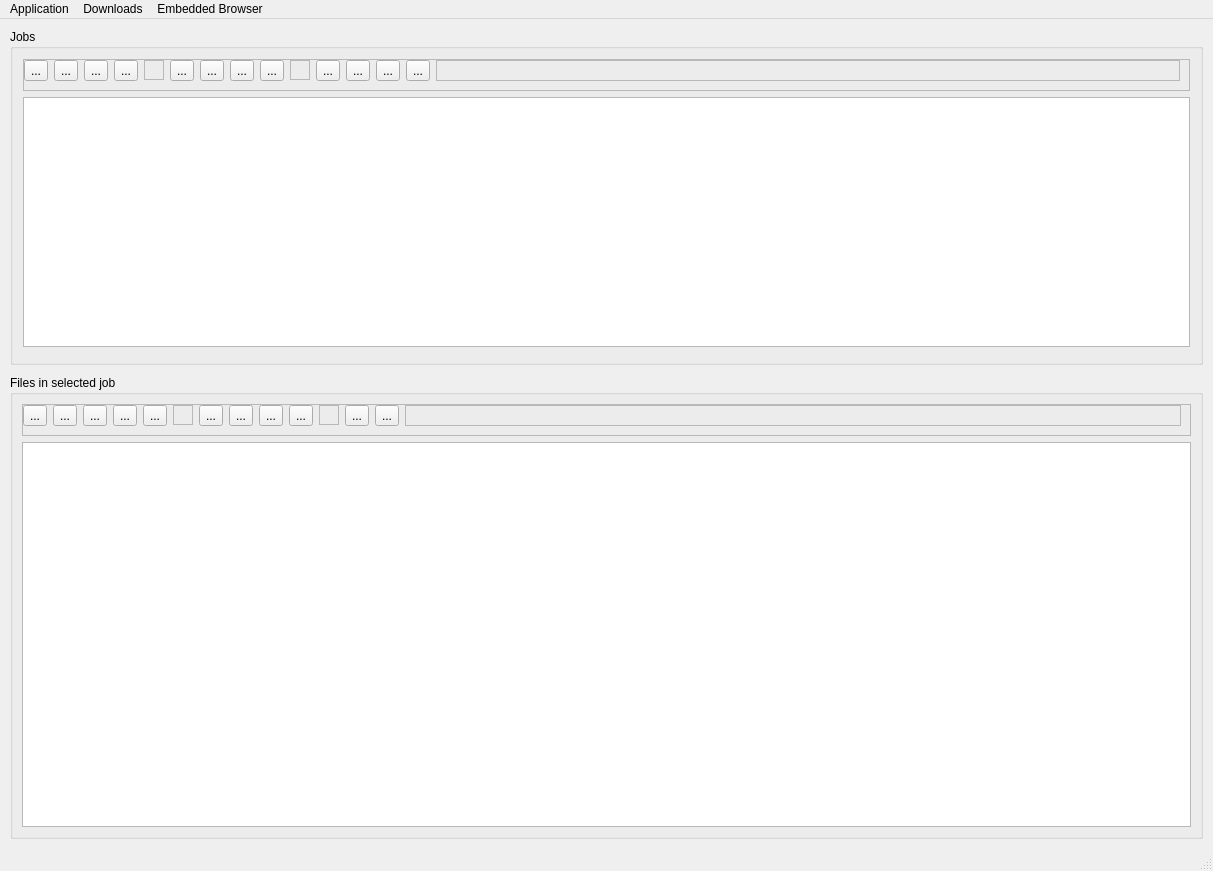
<?xml version="1.0" encoding="UTF-8"?>
<ui version="4.0">
 <class>AoGetMainWindow</class>
 <widget class="QMainWindow" name="AoGetMainWindow">
  <property name="geometry">
   <rect>
    <x>0</x>
    <y>0</y>
    <width>1213</width>
    <height>871</height>
   </rect>
  </property>
  <property name="windowTitle">
   <string>AOGet Beta</string>
  </property>
  <property name="windowIcon">
   <iconset>
    <normaloff>../resources/icons/download.svg</normaloff>../resources/icons/download.svg</iconset>
  </property>
  <widget class="QWidget" name="centralwidget">
   <layout class="QVBoxLayout" name="verticalLayout_2" stretch="42,58">
    <property name="spacing">
     <number>10</number>
    </property>
    <property name="leftMargin">
     <number>10</number>
    </property>
    <property name="topMargin">
     <number>10</number>
    </property>
    <property name="rightMargin">
     <number>10</number>
    </property>
    <property name="bottomMargin">
     <number>10</number>
    </property>
    <item>
     <widget class="QGroupBox" name="groupBox_Jobs">
      <property name="toolTip">
       <string/>
      </property>
      <property name="title">
       <string>Jobs</string>
      </property>
      <property name="alignment">
       <set>Qt::AlignLeading|Qt::AlignLeft|Qt::AlignTop</set>
      </property>
      <property name="flat">
       <bool>false</bool>
      </property>
      <property name="checkable">
       <bool>false</bool>
      </property>
      <layout class="QVBoxLayout" name="verticalLayout_3">
       <property name="sizeConstraint">
        <enum>QLayout::SetMaximumSize</enum>
       </property>
       <property name="leftMargin">
        <number>10</number>
       </property>
       <property name="topMargin">
        <number>10</number>
       </property>
       <property name="rightMargin">
        <number>10</number>
       </property>
       <property name="bottomMargin">
        <number>15</number>
       </property>
       <item>
        <widget class="QFrame" name="frame_2">
         <property name="frameShape">
          <enum>QFrame::StyledPanel</enum>
         </property>
         <property name="frameShadow">
          <enum>QFrame::Raised</enum>
         </property>
         <layout class="QHBoxLayout" name="horizontalLayout_2">
          <property name="leftMargin">
           <number>0</number>
          </property>
          <property name="topMargin">
           <number>0</number>
          </property>
          <item>
           <widget class="QToolButton" name="btnJobStart">
            <property name="toolTip">
             <string>Start / resume downloading all files</string>
            </property>
            <property name="text">
             <string>...</string>
            </property>
            <property name="icon">
             <iconset>
              <normaloff>../resources/icons/play.svg</normaloff>../resources/icons/play.svg</iconset>
            </property>
            <property name="iconSize">
             <size>
              <width>40</width>
              <height>22</height>
             </size>
            </property>
           </widget>
          </item>
          <item>
           <widget class="QToolButton" name="btnJobStop">
            <property name="toolTip">
             <string>Stop downloading all files</string>
            </property>
            <property name="text">
             <string>...</string>
            </property>
            <property name="icon">
             <iconset>
              <normaloff>../resources/icons/octagon.svg</normaloff>../resources/icons/octagon.svg</iconset>
            </property>
            <property name="iconSize">
             <size>
              <width>40</width>
              <height>22</height>
             </size>
            </property>
           </widget>
          </item>
          <item>
           <widget class="QToolButton" name="btnJobThreadsPlus">
            <property name="toolTip">
             <string>Increment download threads for the selected job</string>
            </property>
            <property name="text">
             <string>...</string>
            </property>
            <property name="icon">
             <iconset>
              <normaloff>../resources/icons/trending-up.svg</normaloff>../resources/icons/trending-up.svg</iconset>
            </property>
            <property name="iconSize">
             <size>
              <width>40</width>
              <height>22</height>
             </size>
            </property>
           </widget>
          </item>
          <item>
           <widget class="QToolButton" name="btnJobThreadsMinus">
            <property name="toolTip">
             <string>Decrement download threads for the selected job (minimum is 1)</string>
            </property>
            <property name="text">
             <string>...</string>
            </property>
            <property name="icon">
             <iconset>
              <normaloff>../resources/icons/trending-down.svg</normaloff>../resources/icons/trending-down.svg</iconset>
            </property>
            <property name="iconSize">
             <size>
              <width>40</width>
              <height>22</height>
             </size>
            </property>
           </widget>
          </item>
          <item>
           <widget class="QFrame" name="frame_4">
            <property name="sizePolicy">
             <sizepolicy hsizetype="Fixed" vsizetype="Fixed">
              <horstretch>0</horstretch>
              <verstretch>0</verstretch>
             </sizepolicy>
            </property>
            <property name="minimumSize">
             <size>
              <width>20</width>
              <height>0</height>
             </size>
            </property>
            <property name="maximumSize">
             <size>
              <width>20</width>
              <height>20</height>
             </size>
            </property>
            <property name="baseSize">
             <size>
              <width>20</width>
              <height>0</height>
             </size>
            </property>
            <property name="frameShape">
             <enum>QFrame::StyledPanel</enum>
            </property>
            <property name="frameShadow">
             <enum>QFrame::Raised</enum>
            </property>
           </widget>
          </item>
          <item>
           <widget class="QToolButton" name="btnJobCreate">
            <property name="toolTip">
             <string>Create new job...</string>
            </property>
            <property name="text">
             <string>...</string>
            </property>
            <property name="icon">
             <iconset>
              <normaloff>../resources/icons/file-plus.svg</normaloff>../resources/icons/file-plus.svg</iconset>
            </property>
            <property name="iconSize">
             <size>
              <width>40</width>
              <height>22</height>
             </size>
            </property>
           </widget>
          </item>
          <item>
           <widget class="QToolButton" name="btnJobEdit">
            <property name="toolTip">
             <string>Edit job...</string>
            </property>
            <property name="text">
             <string>...</string>
            </property>
            <property name="icon">
             <iconset>
              <normaloff>../resources/icons/edit.svg</normaloff>../resources/icons/edit.svg</iconset>
            </property>
            <property name="iconSize">
             <size>
              <width>40</width>
              <height>22</height>
             </size>
            </property>
           </widget>
          </item>
          <item>
           <widget class="QToolButton" name="btnJobRemoveFromList">
            <property name="toolTip">
             <string>Delete job</string>
            </property>
            <property name="text">
             <string>...</string>
            </property>
            <property name="icon">
             <iconset>
              <normaloff>../resources/icons/x.svg</normaloff>../resources/icons/x.svg</iconset>
            </property>
            <property name="iconSize">
             <size>
              <width>40</width>
              <height>22</height>
             </size>
            </property>
           </widget>
          </item>
          <item>
           <widget class="QToolButton" name="btnJobRemove">
            <property name="toolTip">
             <string>Delete job, files included</string>
            </property>
            <property name="text">
             <string>...</string>
            </property>
            <property name="icon">
             <iconset>
              <normaloff>../resources/icons/trash-2.svg</normaloff>../resources/icons/trash-2.svg</iconset>
            </property>
            <property name="iconSize">
             <size>
              <width>40</width>
              <height>22</height>
             </size>
            </property>
           </widget>
          </item>
          <item>
           <widget class="QFrame" name="frame_3">
            <property name="sizePolicy">
             <sizepolicy hsizetype="Fixed" vsizetype="Fixed">
              <horstretch>0</horstretch>
              <verstretch>0</verstretch>
             </sizepolicy>
            </property>
            <property name="minimumSize">
             <size>
              <width>20</width>
              <height>0</height>
             </size>
            </property>
            <property name="maximumSize">
             <size>
              <width>20</width>
              <height>20</height>
             </size>
            </property>
            <property name="baseSize">
             <size>
              <width>20</width>
              <height>0</height>
             </size>
            </property>
            <property name="frameShape">
             <enum>QFrame::StyledPanel</enum>
            </property>
            <property name="frameShadow">
             <enum>QFrame::Raised</enum>
            </property>
           </widget>
          </item>
          <item>
           <widget class="QToolButton" name="btnJobOpenLink">
            <property name="toolTip">
             <string>Open page in browser from which links were taken...</string>
            </property>
            <property name="text">
             <string>...</string>
            </property>
            <property name="icon">
             <iconset>
              <normaloff>../resources/icons/external-link.svg</normaloff>../resources/icons/external-link.svg</iconset>
            </property>
            <property name="iconSize">
             <size>
              <width>40</width>
              <height>22</height>
             </size>
            </property>
           </widget>
          </item>
          <item>
           <widget class="QToolButton" name="btnJobHealthCheck">
            <property name="toolTip">
             <string>Run disk integrity check. Will cross-check local file-size with remote file-size if the remote size was determined already.</string>
            </property>
            <property name="text">
             <string>...</string>
            </property>
            <property name="icon">
             <iconset>
              <normaloff>../resources/icons/activity.svg</normaloff>../resources/icons/activity.svg</iconset>
            </property>
            <property name="iconSize">
             <size>
              <width>40</width>
              <height>22</height>
             </size>
            </property>
           </widget>
          </item>
          <item>
           <widget class="QToolButton" name="btnJobImport">
            <property name="toolTip">
             <string>Import a job...</string>
            </property>
            <property name="text">
             <string>...</string>
            </property>
            <property name="icon">
             <iconset>
              <normaloff>../resources/icons/log-in.svg</normaloff>../resources/icons/log-in.svg</iconset>
            </property>
            <property name="iconSize">
             <size>
              <width>40</width>
              <height>22</height>
             </size>
            </property>
           </widget>
          </item>
          <item>
           <widget class="QToolButton" name="btnJobExport">
            <property name="toolTip">
             <string>Export a job...</string>
            </property>
            <property name="text">
             <string>...</string>
            </property>
            <property name="icon">
             <iconset>
              <normaloff>../resources/icons/log-out.svg</normaloff>../resources/icons/log-out.svg</iconset>
            </property>
            <property name="iconSize">
             <size>
              <width>40</width>
              <height>22</height>
             </size>
            </property>
           </widget>
          </item>
          <item>
           <widget class="QFrame" name="frame_5">
            <property name="frameShape">
             <enum>QFrame::StyledPanel</enum>
            </property>
            <property name="frameShadow">
             <enum>QFrame::Raised</enum>
            </property>
           </widget>
          </item>
         </layout>
        </widget>
       </item>
       <item>
        <widget class="QTableWidget" name="tblJobs">
         <property name="editTriggers">
          <set>QAbstractItemView::NoEditTriggers</set>
         </property>
         <property name="sortingEnabled">
          <bool>true</bool>
         </property>
        </widget>
       </item>
      </layout>
     </widget>
    </item>
    <item>
     <widget class="QGroupBox" name="groupBox_Files">
      <property name="title">
       <string>Files in selected job</string>
      </property>
      <layout class="QVBoxLayout" name="verticalLayout" stretch="2,10">
       <property name="sizeConstraint">
        <enum>QLayout::SetDefaultConstraint</enum>
       </property>
       <item>
        <widget class="QFrame" name="frame_FilesToolbox">
         <property name="sizePolicy">
          <sizepolicy hsizetype="MinimumExpanding" vsizetype="Fixed">
           <horstretch>1</horstretch>
           <verstretch>1</verstretch>
          </sizepolicy>
         </property>
         <property name="frameShape">
          <enum>QFrame::StyledPanel</enum>
         </property>
         <property name="frameShadow">
          <enum>QFrame::Raised</enum>
         </property>
         <layout class="QHBoxLayout" name="horizontalLayout">
          <property name="leftMargin">
           <number>0</number>
          </property>
          <property name="topMargin">
           <number>0</number>
          </property>
          <item>
           <widget class="QToolButton" name="btnFileStartDownload">
            <property name="toolTip">
             <string>Start / resume download</string>
            </property>
            <property name="text">
             <string>...</string>
            </property>
            <property name="icon">
             <iconset>
              <normaloff>../resources/icons/play.svg</normaloff>../resources/icons/play.svg</iconset>
            </property>
            <property name="iconSize">
             <size>
              <width>40</width>
              <height>22</height>
             </size>
            </property>
           </widget>
          </item>
          <item>
           <widget class="QToolButton" name="btnFileStopDownload">
            <property name="toolTip">
             <string>Stop download</string>
            </property>
            <property name="text">
             <string>...</string>
            </property>
            <property name="icon">
             <iconset>
              <normaloff>../resources/icons/octagon.svg</normaloff>../resources/icons/octagon.svg</iconset>
            </property>
            <property name="iconSize">
             <size>
              <width>40</width>
              <height>22</height>
             </size>
            </property>
           </widget>
          </item>
          <item>
           <widget class="QToolButton" name="btnFileRedownload">
            <property name="toolTip">
             <string>Remove from list, don't touch disk</string>
            </property>
            <property name="text">
             <string>...</string>
            </property>
            <property name="icon">
             <iconset>
              <normaloff>../resources/icons/refresh-ccw.svg</normaloff>../resources/icons/refresh-ccw.svg</iconset>
            </property>
            <property name="iconSize">
             <size>
              <width>40</width>
              <height>22</height>
             </size>
            </property>
           </widget>
          </item>
          <item>
           <widget class="QToolButton" name="btnFileRemoveFromList">
            <property name="toolTip">
             <string>Remove from list, don't touch disk</string>
            </property>
            <property name="text">
             <string>...</string>
            </property>
            <property name="icon">
             <iconset>
              <normaloff>../resources/icons/x.svg</normaloff>../resources/icons/x.svg</iconset>
            </property>
            <property name="iconSize">
             <size>
              <width>40</width>
              <height>22</height>
             </size>
            </property>
           </widget>
          </item>
          <item>
           <widget class="QToolButton" name="btnFileRemove">
            <property name="toolTip">
             <string>Remove from list and disk</string>
            </property>
            <property name="text">
             <string>...</string>
            </property>
            <property name="icon">
             <iconset>
              <normaloff>../resources/icons/trash-2.svg</normaloff>../resources/icons/trash-2.svg</iconset>
            </property>
            <property name="iconSize">
             <size>
              <width>40</width>
              <height>22</height>
             </size>
            </property>
           </widget>
          </item>
          <item>
           <widget class="QFrame" name="frame_6">
            <property name="sizePolicy">
             <sizepolicy hsizetype="Fixed" vsizetype="Fixed">
              <horstretch>0</horstretch>
              <verstretch>0</verstretch>
             </sizepolicy>
            </property>
            <property name="minimumSize">
             <size>
              <width>20</width>
              <height>20</height>
             </size>
            </property>
            <property name="maximumSize">
             <size>
              <width>20</width>
              <height>20</height>
             </size>
            </property>
            <property name="frameShape">
             <enum>QFrame::StyledPanel</enum>
            </property>
            <property name="frameShadow">
             <enum>QFrame::Raised</enum>
            </property>
           </widget>
          </item>
          <item>
           <widget class="QToolButton" name="btnFileDetails">
            <property name="toolTip">
             <string>Show details / history...</string>
            </property>
            <property name="text">
             <string>...</string>
            </property>
            <property name="icon">
             <iconset>
              <normaloff>../resources/icons/list.svg</normaloff>../resources/icons/list.svg</iconset>
            </property>
            <property name="iconSize">
             <size>
              <width>40</width>
              <height>22</height>
             </size>
            </property>
           </widget>
          </item>
          <item>
           <widget class="QToolButton" name="btnFileShowInFolder">
            <property name="toolTip">
             <string>Open target location...</string>
            </property>
            <property name="text">
             <string>...</string>
            </property>
            <property name="icon">
             <iconset>
              <normaloff>../resources/icons/folder.svg</normaloff>../resources/icons/folder.svg</iconset>
            </property>
            <property name="iconSize">
             <size>
              <width>40</width>
              <height>22</height>
             </size>
            </property>
           </widget>
          </item>
          <item>
           <widget class="QToolButton" name="btnFileCopyURL">
            <property name="toolTip">
             <string>Copy download URL to clipboard</string>
            </property>
            <property name="text">
             <string>...</string>
            </property>
            <property name="icon">
             <iconset>
              <normaloff>../resources/icons/link-2.svg</normaloff>../resources/icons/link-2.svg</iconset>
            </property>
            <property name="iconSize">
             <size>
              <width>40</width>
              <height>22</height>
             </size>
            </property>
           </widget>
          </item>
          <item>
           <widget class="QToolButton" name="btnFileOpenLink">
            <property name="toolTip">
             <string>Open download URL (starts a browser download)...</string>
            </property>
            <property name="text">
             <string>...</string>
            </property>
            <property name="icon">
             <iconset>
              <normaloff>../resources/icons/external-link.svg</normaloff>../resources/icons/external-link.svg</iconset>
            </property>
            <property name="iconSize">
             <size>
              <width>40</width>
              <height>22</height>
             </size>
            </property>
           </widget>
          </item>
          <item>
           <widget class="QFrame" name="frame_7">
            <property name="sizePolicy">
             <sizepolicy hsizetype="Fixed" vsizetype="Fixed">
              <horstretch>0</horstretch>
              <verstretch>0</verstretch>
             </sizepolicy>
            </property>
            <property name="minimumSize">
             <size>
              <width>20</width>
              <height>20</height>
             </size>
            </property>
            <property name="maximumSize">
             <size>
              <width>20</width>
              <height>20</height>
             </size>
            </property>
            <property name="frameShape">
             <enum>QFrame::StyledPanel</enum>
            </property>
            <property name="frameShadow">
             <enum>QFrame::Raised</enum>
            </property>
           </widget>
          </item>
          <item>
           <widget class="QToolButton" name="btnFilePriorityPlus">
            <property name="toolTip">
             <string>Increase priority</string>
            </property>
            <property name="text">
             <string>...</string>
            </property>
            <property name="icon">
             <iconset>
              <normaloff>../resources/icons/chevrons-up.svg</normaloff>../resources/icons/chevrons-up.svg</iconset>
            </property>
            <property name="iconSize">
             <size>
              <width>40</width>
              <height>22</height>
             </size>
            </property>
           </widget>
          </item>
          <item>
           <widget class="QToolButton" name="btnFilePriorityMinus">
            <property name="toolTip">
             <string>Decrease priority</string>
            </property>
            <property name="text">
             <string>...</string>
            </property>
            <property name="icon">
             <iconset>
              <normaloff>../resources/icons/chevrons-down.svg</normaloff>../resources/icons/chevrons-down.svg</iconset>
            </property>
            <property name="iconSize">
             <size>
              <width>40</width>
              <height>22</height>
             </size>
            </property>
           </widget>
          </item>
          <item>
           <widget class="QFrame" name="frame">
            <property name="frameShape">
             <enum>QFrame::StyledPanel</enum>
            </property>
            <property name="frameShadow">
             <enum>QFrame::Raised</enum>
            </property>
           </widget>
          </item>
         </layout>
        </widget>
       </item>
       <item>
        <widget class="QTableWidget" name="tblFiles">
         <property name="editTriggers">
          <set>QAbstractItemView::NoEditTriggers</set>
         </property>
         <property name="sortingEnabled">
          <bool>true</bool>
         </property>
        </widget>
       </item>
      </layout>
     </widget>
    </item>
   </layout>
  </widget>
  <widget class="QMenuBar" name="menubar">
   <property name="geometry">
    <rect>
     <x>0</x>
     <y>0</y>
     <width>1213</width>
     <height>21</height>
    </rect>
   </property>
   <widget class="QMenu" name="menuApplication">
    <property name="title">
     <string>Application</string>
    </property>
    <addaction name="actionSettings"/>
    <addaction name="actionOpen_GitHub_page"/>
    <addaction name="separator"/>
    <addaction name="actionDonateArchiveOrg"/>
    <addaction name="actionBuy_the_dev_a_Coffee"/>
    <addaction name="separator"/>
    <addaction name="actionAbout"/>
    <addaction name="actionExit"/>
   </widget>
   <widget class="QMenu" name="menuJobs">
    <property name="title">
     <string>Downloads</string>
    </property>
    <widget class="QMenu" name="menuSet_global_bandwidth_limit">
     <property name="title">
      <string>Set global bandwidth limit</string>
     </property>
     <addaction name="action128KB_s"/>
    </widget>
    <addaction name="actionPause_all"/>
    <addaction name="actionResume_all"/>
    <addaction name="separator"/>
    <addaction name="menuSet_global_bandwidth_limit"/>
   </widget>
   <widget class="QMenu" name="menuAccounts">
    <property name="title">
     <string>Embedded Browser</string>
    </property>
    <addaction name="actionAccount_login"/>
   </widget>
   <addaction name="menuApplication"/>
   <addaction name="menuJobs"/>
   <addaction name="menuAccounts"/>
  </widget>
  <widget class="QStatusBar" name="statusbar"/>
  <action name="actionSettings">
   <property name="text">
    <string>Settings</string>
   </property>
  </action>
  <action name="actionOpen_GitHub_page">
   <property name="text">
    <string>Visit the GitHub Page</string>
   </property>
  </action>
  <action name="actionDonateArchiveOrg">
   <property name="text">
    <string>Donate to archive.org</string>
   </property>
  </action>
  <action name="actionPause_all">
   <property name="text">
    <string>Pause all</string>
   </property>
  </action>
  <action name="actionResume_all">
   <property name="text">
    <string>Resume all</string>
   </property>
  </action>
  <action name="actionSnail_mode">
   <property name="text">
    <string>Snail mode</string>
   </property>
   <property name="toolTip">
    <string>Keep downloads going but severely limit bandwidth (see Settings)</string>
   </property>
  </action>
  <action name="actionSave_this_set_as">
   <property name="text">
    <string>Save current jobset as...</string>
   </property>
  </action>
  <action name="actionLoad_set">
   <property name="text">
    <string>Load jobset...</string>
   </property>
  </action>
  <action name="actionScheduled_download">
   <property name="text">
    <string>Scheduled download...</string>
   </property>
  </action>
  <action name="actionExit_2">
   <property name="text">
    <string>Exit</string>
   </property>
  </action>
  <action name="actionSearch_for">
   <property name="text">
    <string>Search for...</string>
   </property>
  </action>
  <action name="actionBuy_the_dev_a_Coffee">
   <property name="text">
    <string>Buy the Developer a Coffee</string>
   </property>
  </action>
  <action name="action128KB_s">
   <property name="text">
    <string>128KB/ s</string>
   </property>
  </action>
  <action name="actionExit">
   <property name="text">
    <string>Exit</string>
   </property>
  </action>
  <action name="actionAbout">
   <property name="text">
    <string>About</string>
   </property>
  </action>
  <action name="actionAccount_login">
   <property name="text">
    <string>Account login</string>
   </property>
  </action>
 </widget>
 <resources/>
 <connections/>
</ui>
